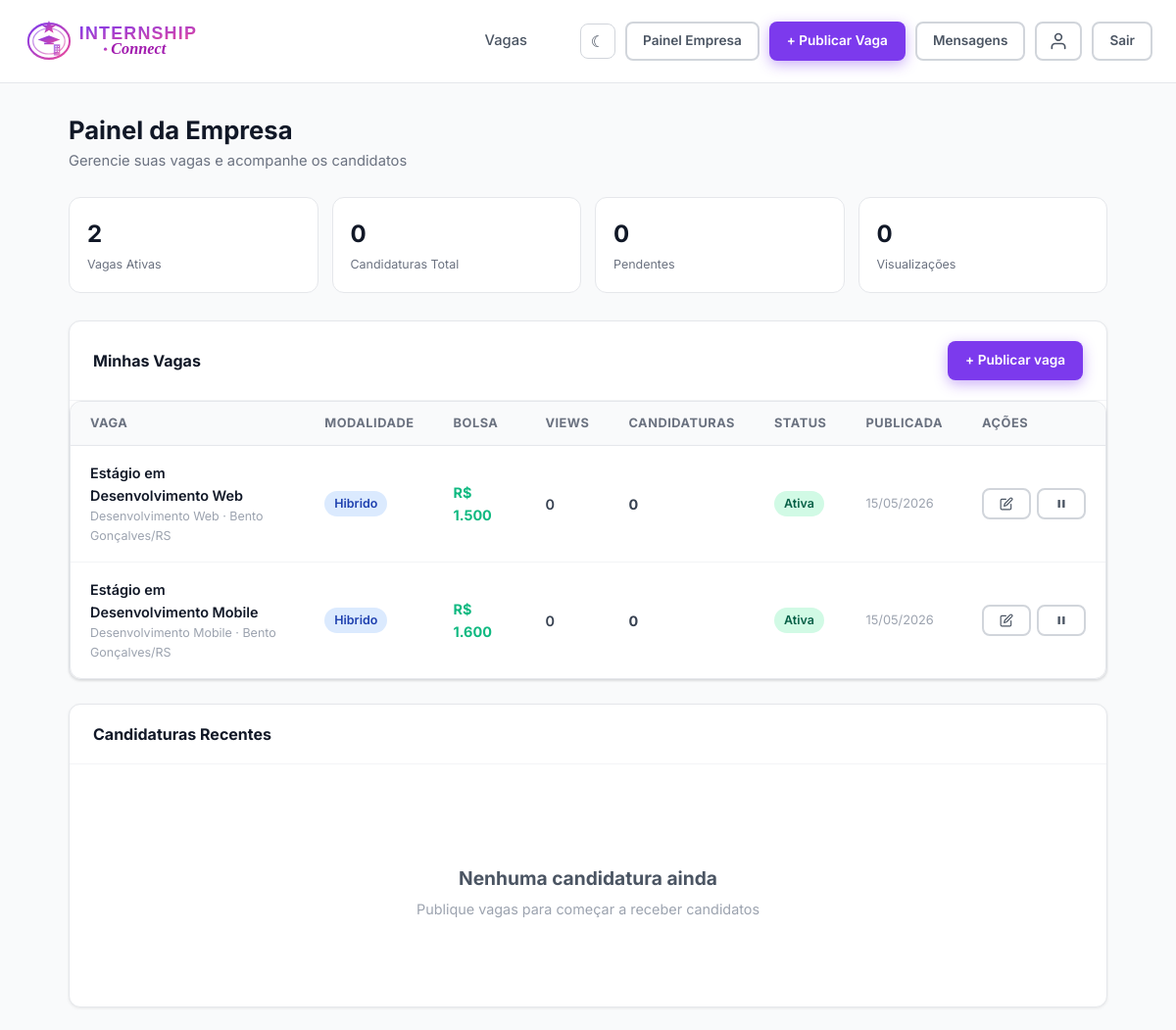
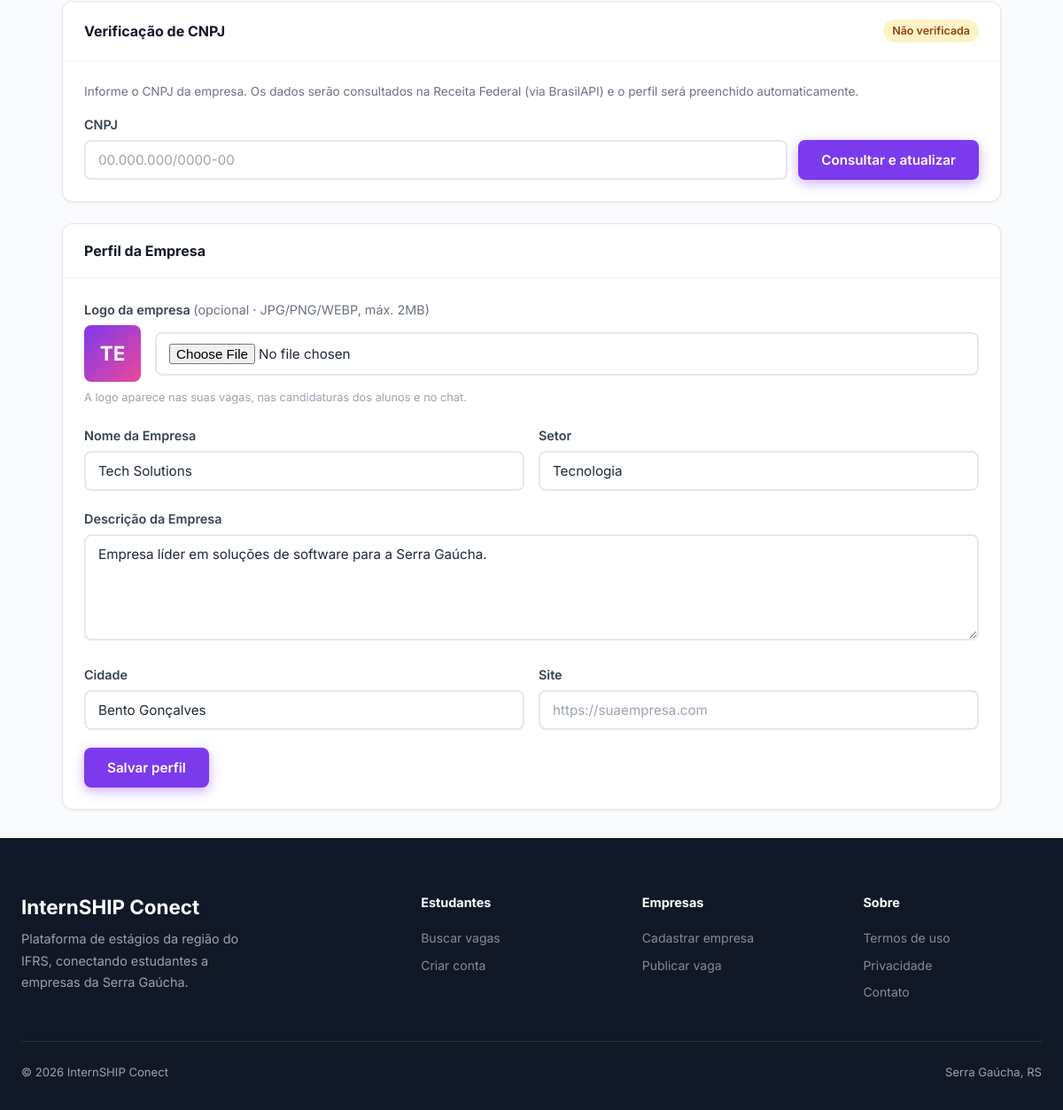
The page /dashboard/empresa.php (signed in) on the database its author committed (2 pictures, top to bottom).
### tables this page shows
CREATE TABLE IF NOT EXISTS vagas (
    id INT AUTO_INCREMENT PRIMARY KEY,
    empresa_id INT NOT NULL,
    titulo VARCHAR(200) NOT NULL,
    descricao TEXT NOT NULL,
    requisitos TEXT,
    beneficios TEXT,
    area VARCHAR(100),
    cidade VARCHAR(100),
    estado CHAR(2),
    modalidade ENUM('presencial','remoto','hibrido') DEFAULT 'presencial',
    bolsa DECIMAL(10,2),
    carga_horaria INT,
    ativa TINYINT(1) DEFAULT 1,
    restrita TINYINT(1) DEFAULT 0,
    motivo_restricao VARCHAR(255) DEFAULT NULL,
    destaque TINYINT(1) DEFAULT 0,
    views INT DEFAULT 0,
    criado_em TIMESTAMP DEFAULT CURRENT_TIMESTAMP,
    FOREIGN KEY (empresa_id) REFERENCES empresas(id) ON DELETE CASCADE
);

CREATE TABLE IF NOT EXISTS empresas (
    id INT AUTO_INCREMENT PRIMARY KEY,
    usuario_id INT NOT NULL UNIQUE,
    nome_empresa VARCHAR(200) NOT NULL,
    cnpj VARCHAR(20),
    descricao TEXT,
    site VARCHAR(255),
    cidade VARCHAR(100),
    estado CHAR(2),
    setor VARCHAR(100),
    logo VARCHAR(255),
    FOREIGN KEY (usuario_id) REFERENCES usuarios(id) ON DELETE CASCADE
);

### includes/auth.php (called while the page is built, shortened)
<?php
function formatarCNPJ($cnpj) {
    $c = preg_replace('/\D/', '', $cnpj);
    if (strlen($c) !== 14) return $cnpj;
    return substr($c,0,2).'.'.substr($c,2,3).'.'.substr($c,5,3).'/'.substr($c,8,4).'-'.substr($c,12,2);
}

### dashboard/empresa.php (the view, shortened to what this page needs)
<?php
require_once __DIR__ . '/../includes/auth.php';
$db = getDB();
$empresaId = $_SESSION['perfil_id'];
$empresa = $db->prepare("SELECT e.*, u.nome, u.email FROM empresas e JOIN usuarios u ON e.usuario_id = u.id WHERE e.id = ?");
$empresa->execute([$empresaId]);
$empresa = $empresa->fetch();
$vagas = $db->prepare("
    SELECT v.*,
           (SELECT COUNT(*) FROM candidaturas WHERE vaga_id = v.id) AS total_cand,
           (SELECT COUNT(*) FROM candidaturas WHERE vaga_id = v.id AND status = 'pendente') AS pendentes
    FROM vagas v
    WHERE v.empresa_id = ?
    ORDER BY v.criado_em DESC
");
$vagas->execute([$empresaId]);
$vagas = $vagas->fetchAll();
$recentes = $db->prepare("
    SELECT c.*, v.titulo AS vaga_titulo, u.nome AS aluno_nome, al.id AS aluno_id, al.curso, al.universidade, al.curriculo_path
    FROM candidaturas c
    JOIN vagas v ON c.vaga_id = v.id
    JOIN alunos al ON c.aluno_id = al.id
    JOIN usuarios u ON al.usuario_id = u.id
    WHERE v.empresa_id = ? AND c.status <> 'aprovado'
    ORDER BY c.criado_em DESC
    LIMIT 8
");
$recentes->execute([$empresaId]);
$recentes = $recentes->fetchAll();
$vagasAtivas = count(array_filter($vagas, fn($v) => $v['ativa']));
$totalCand = array_sum(array_column($vagas, 'total_cand'));
$pendentes = array_sum(array_column($vagas, 'pendentes'));
$totalViews = (int)array_sum(array_map(fn($v) => (int)($v['views'] ?? 0), $vagas));
include __DIR__ . '/../includes/header.php';
?>
<div class="dashboard-layout">
  <main class="dashboard-main">
    <div class="dashboard-header">
      <h1>Painel da Empresa </h1>
      <p>Gerencie suas vagas e acompanhe os candidatos</p>
    </div>
    <div class="kpi-grid">
      <div class="kpi-card">
        <div class="kpi-top">
          <div><div class="kpi-num"><?= $vagasAtivas ?></div><div class="kpi-label">Vagas Ativas</div></div>
        </div>
      </div>
      <div class="kpi-card">
        <div class="kpi-top">
          <div><div class="kpi-num"><?= $totalCand ?></div><div class="kpi-label">Candidaturas Total</div></div>
        </div>
      </div>
      <div class="kpi-card">
        <div class="kpi-top">
          <div><div class="kpi-num"><?= $pendentes ?></div><div class="kpi-label">Pendentes</div></div>
        </div>
      </div>
      <div class="kpi-card">
        <div class="kpi-top">
          <div><div class="kpi-num"><?= number_format($totalViews, 0, ',', '.') ?></div><div class="kpi-label">Visualizações</div></div>
        </div>
      </div>
    </div>
    <div class="card mb-6" id="vagas">
      <div class="card-header">
        <h3>Minhas Vagas</h3>
        <a href="/teste/empresa/publicar.php" class="btn btn-primary btn-sm">+ Publicar vaga</a>
      </div>
      <?php if (empty($vagas)): ?>
        <div class="card-body">
          <div class="empty-state">
            <div class="empty-icon"></div>
            <h3>Nenhuma vaga publicada</h3>
            <p>Comece recrutando talentos publicando sua primeira vaga</p>
            <a href="/teste/empresa/publicar.php" class="btn btn-primary" style="margin-top:16px;">+ Publicar primeira vaga</a>
          </div>
        </div>
      <?php else: ?>
        <div class="table-wrap">
          <table>
            <thead>
              <tr>
                <th>Vaga</th>
                <th>Modalidade</th>
                <th>Bolsa</th>
                <th>Views</th>
                <th>Candidaturas</th>
                <th>Status</th>
                <th>Publicada</th>
                <th>Ações</th>
              </tr>
            </thead>
            <tbody>
              <?php foreach ($vagas as $v): ?>
              <tr>
                <td>
                  <div class="td-title"><?= htmlspecialchars($v['titulo']) ?></div>
                  <div style="font-size:.78rem;color:var(--gray-400);"><?= htmlspecialchars($v['area']) ?> · <?= $v['cidade'] ?>/<?= $v['estado'] ?></div>
                </td>
                <td>
                  <span class="badge <?= $v['modalidade'] === 'remoto' ? 'badge-green' : ($v['modalidade'] === 'hibrido' ? 'badge-blue' : 'badge-gray') ?>">
                    <?= ucfirst($v['modalidade']) ?>
                  </span>
                </td>
                <td style="font-weight:700;color:var(--accent);">R$ <?= number_format($v['bolsa'], 0, ',', '.') ?></td>
                <td style="font-weight:600;color:var(--gray-700);"><?= (int)($v['views'] ?? 0) ?></td>
                <td>
                  <span style="font-weight:700;"><?= $v['total_cand'] ?></span>
                </td>
                <td>
                  <?php if (!empty($v['restrita'])): ?>
                    <span class="badge badge-red" title="<?= htmlspecialchars($v['motivo_restricao'] ?? '') ?>">Restrita</span>
                    <?php if (!empty($v['motivo_restricao'])): ?>
                      <div style="font-size:.7rem;color:var(--danger);margin-top:3px;max-width:160px;"><?= htmlspecialchars($v['motivo_restricao']) ?></div>
                    <?php endif; ?>
                  <?php else: ?>
                    <span class="badge <?= $v['ativa'] ? 'badge-green' : 'badge-gray' ?>">
                      <?= $v['ativa'] ? 'Ativa' : 'Pausada' ?>
                    </span>
                  <?php endif; ?>
                </td>
                <td style="font-size:.8rem;color:var(--gray-400);"><?= date('d/m/Y', strtotime($v['criado_em'])) ?></td>
                <td>
                  <div style="display:flex;gap:6px;">
                    <a href="/teste/empresa/publicar.php?id=<?= $v['id'] ?>" class="btn btn-ghost btn-sm" title="Editar vaga">
                      <svg width="14" height="14" viewBox="0 0 24 24" fill="none" stroke="currentColor" stroke-width="2" stroke-linecap="round" stroke-linejoin="round"><path d="M11 4H4a2 2 0 0 0-2 2v14a2 2 0 0 0 2 2h14a2 2 0 0 0 2-2v-7"/><path d="M18.5 2.5a2.121 2.121 0 0 1 3 3L12 15l-4 1 1-4 9.5-9.5z"/></svg>
                    </a>
                    <form method="POST" style="display:inline;">
                      <button type="submit" name="toggle_vaga" class="btn btn-ghost btn-sm" title="<?= $v['ativa'] ? 'Pausar' : 'Ativar' ?>">
                        <?php if ($v['ativa']): ?>
                          <svg width="14" height="14" viewBox="0 0 24 24" fill="currentColor"><rect x="6" y="5" width="4" height="14" rx="1"/><rect x="14" y="5" width="4" height="14" rx="1"/></svg>
                        <?php else: ?>
                          <svg width="14" height="14" viewBox="0 0 24 24" fill="currentColor"><polygon points="6 4 20 12 6 20 6 4"/></svg>
                        <?php endif; ?>
                      </button>
                    </form>
                  </div>
                </td>
              </tr>
              <?php endforeach; ?>
            </tbody>
          </table>
        </div>
      <?php endif; ?>
    </div>
    <div class="card mb-6" id="candidaturas">
      <div class="card-header">
        <h3>Candidaturas Recentes</h3>
      </div>
      <?php if (empty($recentes)): ?>
        <div class="card-body">
          <div class="empty-state">
            <h3>Nenhuma candidatura ainda</h3>
            <p>Publique vagas para começar a receber candidatos</p>
          </div>
        </div>
      <?php endif; ?>
    </div>
    <div class="card mb-6" id="cnpj">
      <div class="card-header">
        <h3>Verificação de CNPJ</h3>
        <?php if (!empty($empresa['cnpj'])): ?>
          <span class="badge badge-green">Verificada</span>
        <?php else: ?>
          <span class="badge badge-yellow">Não verificada</span>
        <?php endif; ?>
      </div>
      <div class="card-body">
        <p class="text-muted text-sm" style="margin-bottom:14px;">
          Informe o CNPJ da empresa. Os dados serão consultados na Receita Federal (via BrasilAPI) e o perfil será preenchido automaticamente.
        </p>
        <form method="POST" style="display:flex;gap:12px;align-items:flex-end;">
          <div class="form-group" style="flex:1;margin:0;">
            <label class="form-label">CNPJ</label>
            <input type="text" name="cnpj" class="form-control" placeholder="00.000.000/0000-00" value="<?= htmlspecialchars(formatarCNPJ($empresa['cnpj'] ?? '')) ?>">
          </div>
          <button type="submit" name="consultar_cnpj" value="1" class="btn btn-primary">Consultar e atualizar</button>
        </form>
      </div>
    </div>
    <div class="card" id="perfil">
      <div class="card-header"><h3>Perfil da Empresa</h3></div>
      <div class="card-body">
        <form method="POST" action="/teste/empresa/update.php" enctype="multipart/form-data">
          <div class="form-group">
            <label class="form-label">Logo da empresa <span style="font-weight:400;color:var(--gray-500);">(opcional · JPG/PNG/WEBP, máx. 2MB)</span></label>
            <div style="display:flex;align-items:center;gap:16px;margin-bottom:8px;">
              <div style="width:64px;height:64px;border-radius:var(--radius-sm);overflow:hidden;background:linear-gradient(135deg,var(--primary),var(--secondary));display:flex;align-items:center;justify-content:center;color:#fff;font-weight:700;font-size:1.4rem;flex-shrink:0;">
                <?php if (!empty($empresa['logo'])): ?>
                  <img src="<?= preg_match('#^https?://#', $empresa['logo']) ? htmlspecialchars($empresa['logo']) : '/teste/' . htmlspecialchars($empresa['logo']) ?>" alt="Logo" style="width:100%;height:100%;object-fit:cover;">
                <?php else: ?>
                  <?= mb_strtoupper(mb_substr($empresa['nome_empresa'], 0, 2)) ?>
                <?php endif; ?>
              </div>
              <div style="flex:1;">
                <input type="file" name="logo" class="form-control" accept="image/jpeg,image/png,image/webp">
              </div>
            </div>
            <div class="form-hint">A logo aparece nas suas vagas, nas candidaturas dos alunos e no chat.</div>
          </div>
          <div class="form-row">
            <div class="form-group">
              <label class="form-label">Nome da Empresa</label>
              <input type="text" name="nome_empresa" class="form-control" value="<?= htmlspecialchars($empresa['nome_empresa']) ?>">
            </div>
            <div class="form-group">
              <label class="form-label">Setor</label>
              <input type="text" name="setor" class="form-control" value="<?= htmlspecialchars($empresa['setor'] ?? '') ?>">
            </div>
          </div>
          <div class="form-group">
            <label class="form-label">Descrição da Empresa</label>
            <textarea name="descricao" class="form-control" rows="4"><?= htmlspecialchars($empresa['descricao'] ?? '') ?></textarea>
          </div>
          <div class="form-row">
            <div class="form-group">
              <label class="form-label">Cidade</label>
              <input type="text" name="cidade" class="form-control" value="<?= htmlspecialchars($empresa['cidade'] ?? '') ?>">
            </div>
            <div class="form-group">
              <label class="form-label">Site</label>
              <input type="url" name="site" class="form-control" placeholder="https://suaempresa.com" value="<?= htmlspecialchars($empresa['site'] ?? '') ?>">
            </div>
          </div>
          <button type="submit" class="btn btn-primary">Salvar perfil</button>
        </form>
      </div>
    </div>
  </main>
</div>
<?php include __DIR__ . '/../includes/footer.php'; ?>

### rows shown on the page
vagas: views "0", titulo "Estágio em Desenvolvimento Web", area "Desenvolvimento Web", cidade "Bento Gonçalves", estado "RS", modalidade "Hibrido", bolsa "1.500", total_cand "0", restrita "Ativa", criado_em "15/05/2026", ativa 1 (drawn)
vagas: titulo "Estágio em Desenvolvimento Mobile", area "Desenvolvimento Mobile", cidade "Bento Gonçalves", estado "RS", modalidade "Hibrido", bolsa "1.600", views "0", total_cand "0", restrita "Ativa", criado_em "15/05/2026", ativa 1 (drawn)
empresas: nome_empresa "TE", nome_empresa "Tech Solutions", setor "Tecnologia", descricao "Empresa líder em soluções de software para a Serra Gaúcha.", cidade "Bento Gonçalves"

### other values the page prints
$vagasAtivas "2"
$totalCand "0"
$pendentes "0"
